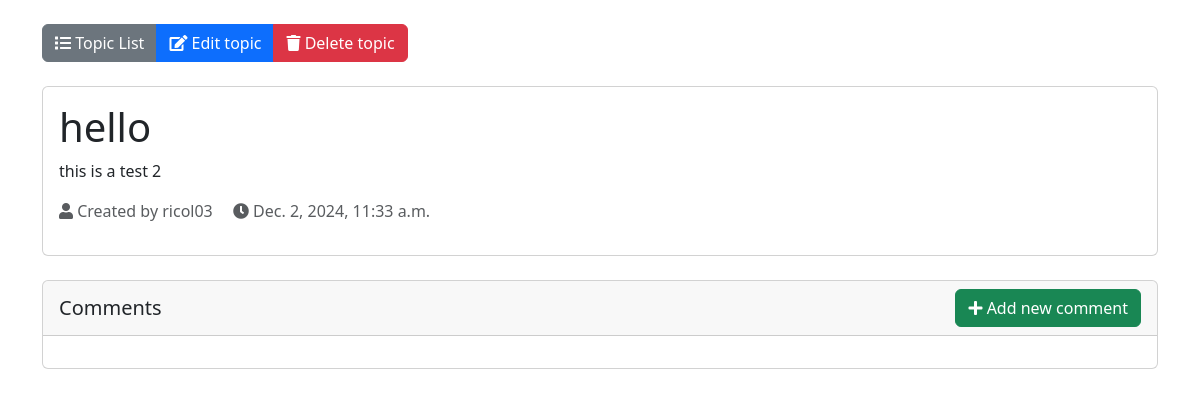
/topic/10/, run on the app's committed database.
### topics/models.py (models this page shows, shortened)
class Topic(models.Model):
    title = models.CharField(max_length=200)
    description = models.TextField()
    created_at = models.DateTimeField(auto_now_add=True)
    author = models.ForeignKey(User, on_delete=models.CASCADE, related_name='topics')

### topics/views.py (the view)
# urls.py: path('topic/<int:topic_id>/', views.topic_detail, name='topic_detail'),
def topic_detail(request, topic_id):
    topic = get_object_or_404(Topic, id=topic_id)
    comments = topic.comments.all()
    return render(request, 'topic_detail.html', {'topic': topic, 'comments': comments})

### topics/templates/topic_detail.html (shortened to what this page needs)
{% load crispy_forms_tags %}
<!DOCTYPE html>
<html>
<head>
    <link href="https://cdn.jsdelivr.net/npm/bootstrap@5.3.1/dist/css/bootstrap.min.css" rel="stylesheet"
>
    <link rel="stylesheet" href="https://cdnjs.cloudflare.com/ajax/libs/font-awesome/5.15.4/css/all.min.css">
</head>
<header class="mb-4">
    <div class="btn-group" role="group">
        <button class="btn btn-secondary" onclick="window.location.href='{% url 'index' %}'">
            <i class="fas fa-list"></i> Topic List
        </button>
        <button class="btn btn-primary" onclick="window.location.href='{% url 'edit_topic' topic.id %}'">
            <i class="fas fa-edit"></i> Edit topic
        </button>
        <button class="btn btn-danger" onclick="window.location.href='{% url 'delete_topic' topic.id %}'">
            <i class="fas fa-trash"></i> Delete topic
        </button>
    </div>
</header>
<body class="container py-4">
    <div class="card mb-4">
        <div class="card-body">
            <h1 class="card-title">{{ topic.title }}</h1>
            <p class="card-text">{{ topic.description }}</p>
            <p class="text-muted">
                <i class="fas fa-user"></i> Created by {{ topic.author.username }}
                <i class="fas fa-clock ms-3"></i> {{ topic.created_at }}
            </p>
        </div>
    </div>
    <div class="card">
        <div class="card-header d-flex justify-content-between align-items-center">
            <h2 class="h5 mb-0">Comments</h2>
            <button class="btn btn-success" onclick="window.location.href='{% url 'add_comment' topic.id %}'">
                <i class="fas fa-plus"></i> Add new comment
            </button>
        </div>
        <div class="card-body">
        </div>
    </div>
</body>
</html>

### data on the page
Topic: title "hello", description "this is a test 2", author.username "ricol03", created_at "Dec. 2, 2024, 11:33 a.m."
